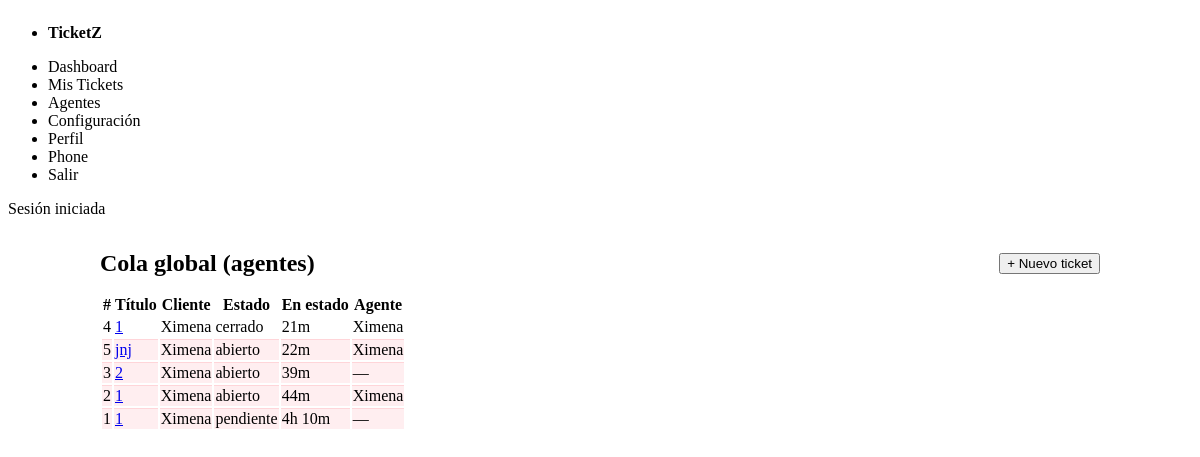
Page /?page=dashboard (signed in) on the committed database.
### tables this page shows
CREATE TABLE tickets(
        id INTEGER PRIMARY KEY AUTOINCREMENT,
        user_id INTEGER NOT NULL REFERENCES users(id) ON DELETE CASCADE,
        agent_id INTEGER REFERENCES users(id),
        title TEXT NOT NULL,
        category TEXT NOT NULL,
        priority TEXT NOT NULL,
        status TEXT NOT NULL DEFAULT "abierto",
        description TEXT,
        created_at INTEGER NOT NULL,
        updated_at INTEGER NOT NULL
    );

### app/auth.php (called while the page is built, shortened)
<?php
function current_user(): ?array { return $_SESSION['user'] ?? null; }

### app/bootstrap.php (called while the page is built, shortened)
<?php
require_once __DIR__ . '/util.php';
require_once __DIR__ . '/db.php';
require_once __DIR__ . '/auth.php';
require_once __DIR__ . '/models.php';
$user = current_user();
?>

### app/models.php (called while the page is built, shortened)
<?php
function list_all_tickets(?string $state=null): array {
    $sql='SELECT t.*, u.name AS user_name, a.name AS agent_name FROM tickets t
          JOIN users u ON u.id=t.user_id
          LEFT JOIN users a ON a.id=t.agent_id';
    $where=''; $params=[];
    $sql.=$where.' ORDER BY t.updated_at DESC';
    $st=db()->prepare($sql); $st->execute($params);
    return $st->fetchAll(PDO::FETCH_ASSOC);
}

### app/db.php (called while the page is built, shortened)
<?php
function db(): PDO {
    static $pdo = null;
    if ($pdo) return $pdo;
    $dsn = 'sqlite:' . DB_FILE;
    try {
        $pdo = new PDO($dsn);
        $pdo->setAttribute(PDO::ATTR_ERRMODE, PDO::ERRMODE_EXCEPTION);
        $pdo->exec('PRAGMA foreign_keys = ON');
        return $pdo;
    } catch (PDOException $e) {
        http_response_code(500);
        $msg = "No se pudo abrir la base de datos SQLite en: " . DB_FILE . "\\nError: " . $e->getMessage();
        echo nl2br(htmlspecialchars($msg, ENT_QUOTES | ENT_SUBSTITUTE, 'UTF-8'));
        exit;
    }
}

### public/index.php (the view, shortened to what this page needs)
<?php
require_once __DIR__ . '/../app/bootstrap.php';
$page   = $_GET['page'] ?? 'home';
function human_duration(int $seconds): string {
    if ($seconds < 3600) return intval($seconds/60).'m';
    if ($seconds < 86400) return intval($seconds/3600).'h '.intval(($seconds%3600)/60).'m';
    return intval($seconds/86400).'d';
}
if ($page === 'dashboard') {
    $all  = ($user['role']==='agent' || $user['role']==='admin') ? list_all_tickets($_GET['f'] ?? null) : [];
    render_header('Dashboard', $user);
    echo '<section class="auth-center">
      <style>
        .auth-center{min-height:calc(100vh - 120px);display:flex;align-items:flex-start;justify-content:center;padding:2rem 1rem}
        .auth-center .card{max-width:1000px;width:100%}
        .dash-head{display:flex;justify-content:space-between;align-items:center;gap:1rem;margin-bottom:1rem}
        .row-stale { background:#ffeef0; }
        .row-stale td { border-top:1px solid #ffd5d9; }
        .cell-age { white-space:nowrap; font-variant-numeric: tabular-nums; }
      </style>
      <article class="card">
        <div class="dash-head">
          <h2 style="margin:0">Cola global (agentes)</h2>
          <button id="btnNewTicket" class="btn-primary">+ Nuevo ticket</button>
        </div>';
    if ($all && count($all)>0) {
        echo '<div class="table-scroll"><table>
          <thead><tr><th>#</th><th>Título</th><th>Cliente</th><th>Estado</th><th>En estado</th><th>Agente</th></tr></thead><tbody>';
        foreach (array_slice($all,0,50) as $t) {
            $ageSec = time() - (int)$t['updated_at'];
            $since  = human_duration($ageSec);
            $isStale = ($t['status'] !== 'cerrado' && $ageSec >= 600) ? ' row-stale' : '';
            echo '<tr class="'.$isStale.'">
              <td>'.(int)$t['id'].'</td>
              <td><a href="?page=ticket&id='.(int)$t['id'].'">'.e($t['title']).'</a></td>
              <td>'.e($t['user_name']).'</td>
              <td><span class="badge status-'.e($t['status']).'">'.e($t['status']).'</span></td>
              <td class="cell-age">'.$since.'</td>
              <td>'.e($t['agent_name']??'—').'</td>
            </tr>';
        }
        echo '</tbody></table></div>';
    } else {
        echo '<p class="small">Sin tickets globales o no eres agente.</p>';
    }
    echo '  </article>
      <dialog id="dlgNewTicket" class="modal">
        <article>
          <header style="display:flex;justify-content:space-between;align-items:center">
            <h3 style="margin:0">Nuevo ticket</h3>
            <button aria-label="Cerrar" id="closeDlg" class="secondary">✕</button>
          </header>
          <form method="post" action="?action=new_ticket">'.form_csrf().'
            <label>Título<input name="title" required></label>
            <div class="grid-2">
              <label>Categoría<select name="category">
                  <option>General</option><option>Acceso</option><option>Hardware</option><option>Software</option>
              </select></label>
              <label>Prioridad<select name="priority">
                  <option>baja</option><option selected>media</option><option>alta</option>
              </select></label>
            </div>
            <label>Descripción<textarea name="description"></textarea></label>
            <footer style="display:flex;gap:.5rem;justify-content:flex-end">
              <button type="button" id="cancelDlg" class="secondary">Cancelar</button>
              <button type="submit" class="btn-primary">Crear</button>
            </footer>
          </form>
        </article>
      </dialog>
      <script>
        (function(){
          const btn = document.getElementById("btnNewTicket");
          const dlg = document.getElementById("dlgNewTicket");
          const close = document.getElementById("closeDlg");
          const cancel = document.getElementById("cancelDlg");
          if(btn && dlg){
            btn.addEventListener("click", ()=> dlg.showModal());
            [close,cancel].forEach(b=> b && b.addEventListener("click", ()=> dlg.close()));
          }
        })();
      </script>
    </section>';
    render_footer(); exit;
}

### app/util.php (shortened to what this page needs)
<?php
function e(string $s): string { return htmlspecialchars($s, ENT_QUOTES | ENT_SUBSTITUTE, 'UTF-8'); }
function flash(string $key, ?string $msg = null) {
    if ($msg === null) {
        $m = $_SESSION['_flash'][$key] ?? null;
        return $m;
    }
}
function get_theme(): string {
    $u = $_SESSION['user'] ?? null;
    return $u['theme'] ?? 'light';
}
function render_header(string $title, ?array $user) {
$theme = get_theme();
echo '<!DOCTYPE html><html lang="es" data-theme="'.e($theme).'"><head>
<meta charset="utf-8"><meta name="viewport" content="width=device-width,initial-scale=1">
<title>'.e($title).'</title>
<link rel="stylesheet" href="https://unpkg.com/@picocss/pico@2/css/pico.min.css">
<link rel="stylesheet" href="assets/style.css">
<link rel="preconnect" href="https://fonts.googleapis.com"><link rel="preconnect" href="https://fonts.gstatic.com" crossorigin>
<link href="https://fonts.googleapis.com/css2?family=Inter:wght@400;600;700&display=swap" rel="stylesheet">
</head><body>
<header class="container">
  <nav>
    <ul><li><strong>TicketZ</strong></li></ul>
    <ul>';
    if ($user) {
        echo '<li><a href="?page=dashboard">Dashboard</a></li>
              <li><a href="?page=tickets">Mis Tickets</a></li>
              <li><a href="?page=agents">Agentes</a></li>
              <li><a href="?page=settings">Configuración</a></li>
              <li><a href="?page=profile">Perfil</a></li>
              <li><a href="?page=phone" target="_blank">Phone</a></li>
              <li><a class="contrast" href="?action=logout">Salir</a></li>';
    } else {
        echo '<li><a href="?page=home">Inicio</a></li>
              <li><a href="?page=login">Entrar</a></li>
              <li><a href="?page=register">Registro</a></li>';
    }
echo '</ul></nav></header><main class="container content">';
$m = flash('msg'); if ($m) { echo '<article class="msg">'.$m.'</article>'; }
}
function render_footer() {
    echo '</main><footer class="container"></footer>
<script>
document.querySelectorAll("[data-theme-toggle]").forEach(b=>{
  b.addEventListener("click",()=>{
    const cur=document.documentElement.getAttribute("data-theme")==="dark"?"light":"dark";
    document.documentElement.setAttribute("data-theme",cur);
    fetch("?action=theme&v="+cur,{method:"POST",headers:{ "Content-Type":"application/x-www-form-urlencoded" },body:"csrf=<?php echo e(csrf_token()); ?>&theme="+cur});
  });
});
</script>
</body></html>';
}

### public/assets/style.css (style rules this page uses)
:root { --brand: #7c4b2b; --brand-2: #f4e6d6; --brand-3: #f7f2ea; }
html, body { overflow: auto !important; }
header nav a { color: inherit !important; text-decoration: none !important; }

### public/index.php (style rules this page uses)
.auth-center { min-height:calc(100vh - 120px);display:flex;align-items:flex-start;justify-content:center;padding:2rem 1rem }
.auth-center .card { max-width:1000px;width:100% }
.dash-head { display:flex;justify-content:space-between;align-items:center;gap:1rem;margin-bottom:1rem }
.row-stale { background:#ffeef0; }
.row-stale td { border-top:1px solid #ffd5d9; }
.cell-age { white-space:nowrap; font-variant-numeric: tabular-nums; }

### rows in the picture
tickets: id "4", title "1", user_name "Ximena", status "cerrado", updated_at "21m", agent_name "Ximena"
tickets: id "5", title "jnj", user_name "Ximena", status "abierto", updated_at "22m", agent_name "Ximena"
tickets: id "3", title "2", user_name "Ximena", status "abierto", updated_at "39m", agent_name "—"
tickets: id "2", title "1", user_name "Ximena", status "abierto", updated_at "44m", agent_name "Ximena"
tickets: id "1", title "1", user_name "Ximena", status "pendiente", updated_at "4h 10m", agent_name "—"

### other values in the picture
$m "Sesión iniciada"
